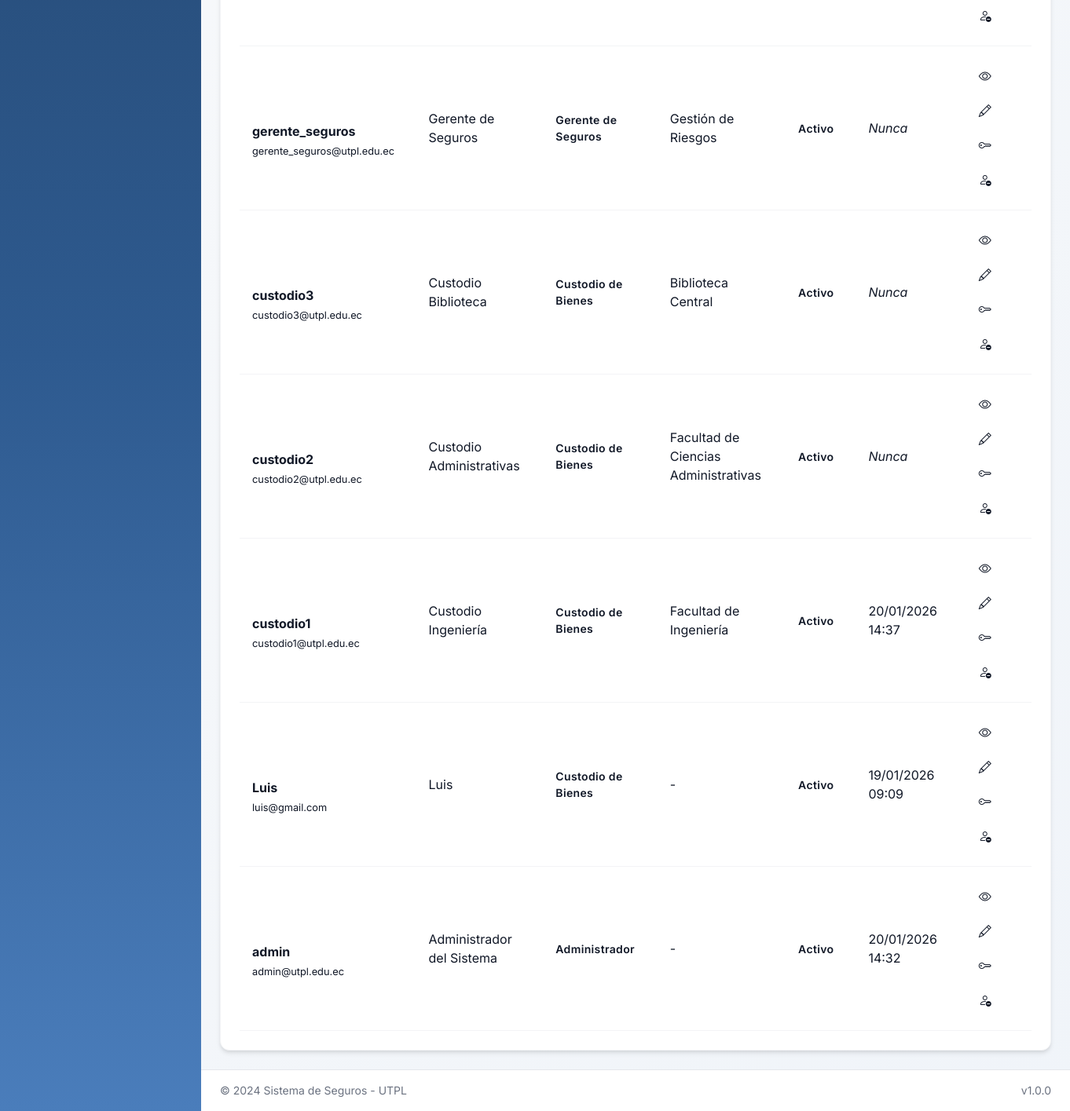
The page /accounts/users/ (signed in, lower part) on the database as committed earlier.
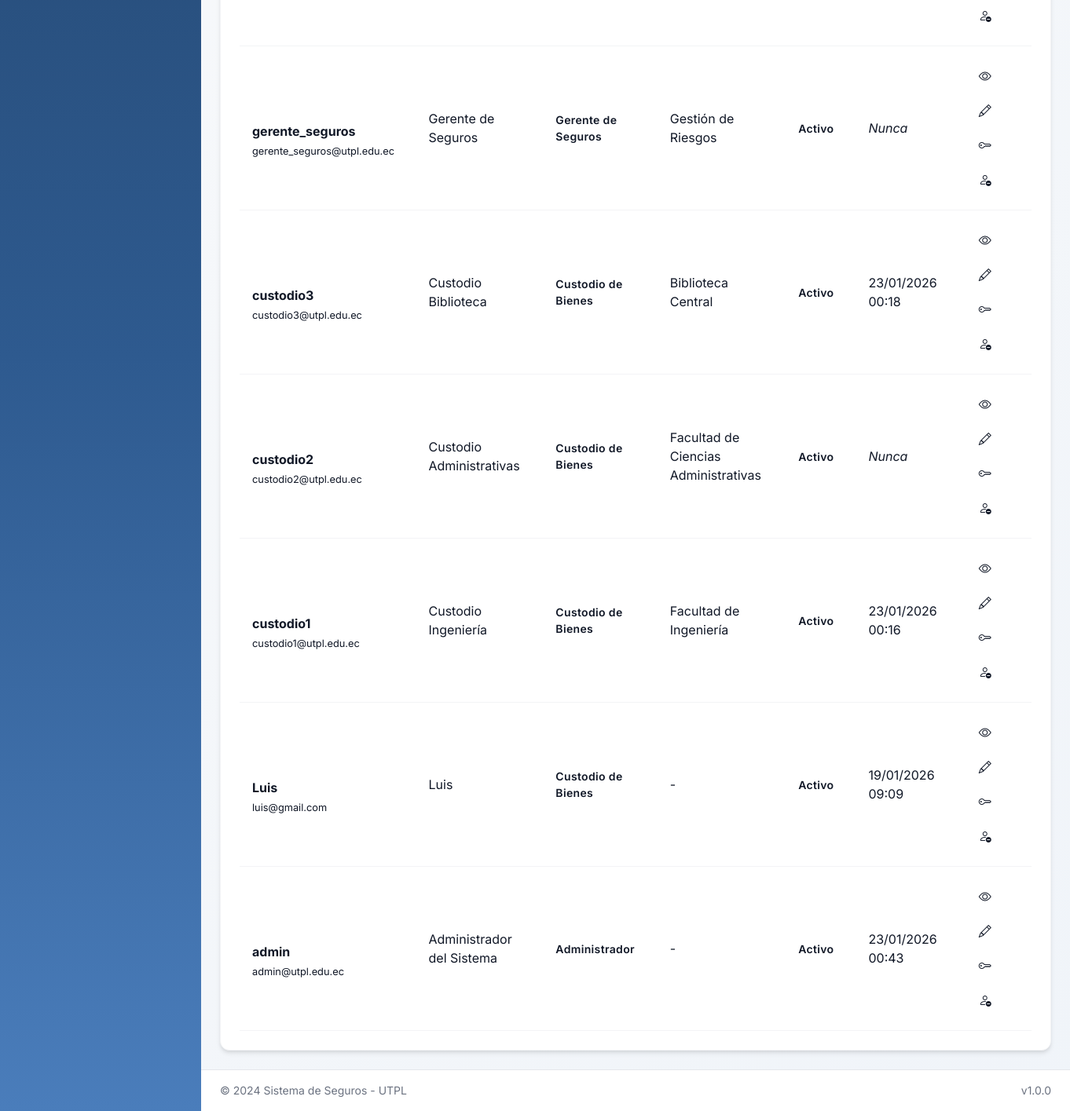
The same page on the database as committed later.
### accounts/models.py (models this page shows, shortened)
class UserProfile(AbstractUser):
    ROLE_CHOICES = [
        ('admin', _('Administrador')),
        ('insurance_manager', _('Gerente de Seguros')),
        ('requester', _('Custodio de Bienes')),
    ]
    full_name = models.CharField(
        _('Nombre completo'),
        max_length=255,
        blank=True
    )
    role = models.CharField(
        _('Rol'),
        max_length=20,
        choices=ROLE_CHOICES,
        default='requester'
    )
    department = models.CharField(
        _('Departamento'),
        max_length=100,
        blank=True
    )
    phone = models.CharField(
        _('Teléfono'),
        max_length=20,
        blank=True
    )
    created_at = models.DateTimeField(_('Fecha de creación'), auto_now_add=True)
    updated_at = models.DateTimeField(_('Fecha de actualización'), auto_now=True)
    class Meta:
        verbose_name = _('Perfil de Usuario')
        verbose_name_plural = _('Perfiles de Usuario')
        ordering = ['-created_at']
    def get_full_name(self):
        if self.full_name:
            return self.full_name
        return super().get_full_name() or self.username
    def get_role_permissions(self):
        permissions_map = {
            'admin': [
                'users_read', 'users_write', 'users_create', 'users_update', 'users_delete', 'users_manage',
                'policies_read', 'policies_write', 'policies_create', 'policies_update', 'policies_delete', 'policies_manage',
                'claims_read', 'claims_write', 'claims_update', 'claims_delete', 'claims_manage',
                'invoices_read', 'invoices_write', 'invoices_create', 'invoices_update', 'invoices_delete', 'invoices_manage',
                'assets_read', 'assets_write', 'assets_create', 'assets_update', 'assets_delete', 'assets_manage',
                'reports_read', 'reports_write', 'reports_create', 'reports_update', 'reports_delete', 'reports_manage',
                'insurance_companies_read', 'insurance_companies_write', 'insurance_companies_create', 'insurance_companies_update', 'insurance_companies_delete', 'insurance_companies_manage',
                'brokers_read', 'brokers_write', 'brokers_create', 'brokers_update', 'brokers_delete', 'brokers_manage',
                'settings_read', 'settings_write', 'settings_create', 'settings_update', 'settings_delete', 'settings_manage',
                'alerts_read', 'alerts_create', 'alerts_write', 'alerts_execute', 'alerts_delete'
            ],
            'insurance_manager': [
                'users_read',
                'policies_read', 'policies_write', 'policies_create', 'policies_update', 'policies_delete',
                'claims_read', 'claims_write', 'claims_update', 'claims_manage',
                'invoices_read', 'invoices_write', 'invoices_create', 'invoices_update',
                'assets_read',
                'reports_read',
                'insurance_companies_read', 'insurance_companies_write', 'insurance_companies_create', 'insurance_companies_update',
                'brokers_read', 'brokers_write', 'brokers_create', 'brokers_update'
            ],
            'requester': [
                'claims_read', 'claims_write', 'claims_create',
                'assets_read'  # Only their own assets
            ]
        }
        return permissions_map.get(self.role, [])
    def has_perm(self, perm, obj=None):
        if super().has_perm(perm, obj):
            return True
        if not self.is_active or not perm:
            return False
        codename = perm.split('.')[-1]
        return codename in self.get_role_permissions()
    def has_perms(self, perm_list, obj=None):
        return all(self.has_perm(perm, obj) for perm in perm_list)

### accounts/views.py (the view, shortened to what this page needs)
# urls.py: path('users/', views.user_list, name='user_list'),
@login_required
@permission_required('accounts.users_read', raise_exception=True)
def user_list(request):
    search_form = UserProfileSearchForm(request.GET)
    users = UserProfile.objects.all().order_by('-date_joined')
    if search_form.is_valid():
        search = search_form.cleaned_data.get('search')
        role = search_form.cleaned_data.get('role')
        is_active = search_form.cleaned_data.get('is_active')
        department = search_form.cleaned_data.get('department')
        if role:
            users = users.filter(role=role)
        if is_active:
            if is_active == 'active':
                users = users.filter(is_active=True)
            elif is_active == 'inactive':
                users = users.filter(is_active=False)
        if department:
            users = users.filter(department__icontains=department)
    paginator = Paginator(users, 25)  # Show 25 users per page
    page_number = request.GET.get('page')
    page_obj = paginator.get_page(page_number)
    context = {
        'page_obj': page_obj,
        'search_form': search_form,
        'total_users': users.count(),
    }
    return render(request, 'accounts/user_list.html', context)

### accounts/context_processors.py (called while the page is built, shortened)
def user_permissions(request):
    if request.user.is_authenticated and isinstance(request.user, UserProfile):
        unread_notifications_count = request.user.notifications.filter(is_read=False).count()
        recent_notifications = request.user.notifications.filter(is_read=False)[:5]
        return {
            'user_permissions': request.user.get_role_permissions(),
            'user_role': request.user.role,
            'user_full_name': request.user.get_full_name(),
            'unread_notifications_count': unread_notifications_count,
            'recent_notifications': recent_notifications,
        }

### templates/accounts/user_list.html (shortened to what the changed rows need)
{% extends 'base.html' %}
{% load static %}
{% block content %}
<div class="row">
    <div class="col-12">
        <div class="card">
            <div class="card-body">
                {% if page_obj %}
                <div class="table-responsive">
                    <table class="table table-hover">
                        <tbody>
                            {% for user in page_obj %}
                            <tr>
                                <td>
                                    <div class="d-flex align-items-center">
                                        <div class="avatar-circle bg-primary text-white me-2" style="width: 32px; height: 32px; border-radius: 50%; display: flex; align-items: center; justify-content: center; font-weight: bold;">
                                        </div>
                                        <div>
                                            <strong>{{ user.username }}</strong>
                                            <br>
                                            <small class="text-muted">{{ user.email }}</small>
                                        </div>
                                    </div>
                                </td>
                                <td>{{ user.get_full_name }}</td>
                                <td>
                                    <span class="badge bg-secondary">{{ user.get_role_display }}</span>
                                </td>
                                <td>{{ user.department|default:'-' }}</td>
                                <td>
                                    {% if user.is_active %}
                                        <span class="badge bg-success">Activo</span>
                                    {% else %}
                                        <span class="badge bg-danger">Inactivo</span>
                                    {% endif %}
                                </td>
                                <td>
                                    {% if user.last_login %}
                                        {{ user.last_login|date:"d/m/Y H:i" }}
                                    {% else %}
                                        <em class="text-muted">Nunca</em>
                                    {% endif %}
                                </td>
                                <td>
                                    <div class="btn-group" role="group">
                                        <a href="{% url 'accounts:user_detail' user.pk %}" class="btn btn-sm btn-outline-info" title="Ver detalles">
                                            <i class="bi bi-eye"></i>
                                        </a>
                                        {% if perms.accounts.users_write %}
                                        <a href="{% url 'accounts:user_edit' user.pk %}" class="btn btn-sm btn-outline-warning" title="Editar">
                                            <i class="bi bi-pencil"></i>
                                        </a>
                                        {% endif %}
                                        {% if perms.accounts.users_manage %}
                                        <a href="{% url 'accounts:user_change_password' user.pk %}" class="btn btn-sm btn-outline-secondary" title="Cambiar contraseña">
                                            <i class="bi bi-key"></i>
                                        </a>
                                        {% if user.is_active %}
                                        <a href="{% url 'accounts:user_toggle_active' user.pk %}" class="btn btn-sm btn-outline-danger" title="Desactivar" onclick="return confirm('¿Estás seguro de que deseas desactivar este usuario?')">
                                            <i class="bi bi-person-dash"></i>
                                        </a>
                                        {% else %}
                                        <a href="{% url 'accounts:user_toggle_active' user.pk %}" class="btn btn-sm btn-outline-success" title="Activar">
                                            <i class="bi bi-person-check"></i>
                                        </a>
                                        {% endif %}
                                        {% endif %}
                                    </div>
                                </td>
                            </tr>
                            {% endfor %}
                        </tbody>
                    </table>
                </div>
                {% else %}
                <div class="text-center py-5">
                    <i class="bi bi-people display-4 text-muted"></i>
                    <h5 class="mt-3">No se encontraron usuarios</h5>
                    <p class="text-muted">Intenta ajustar los filtros de búsqueda</p>
                </div>
                {% endif %}
            </div>
        </div>
    </div>
</div>
{% endblock %}

Rows that differ between the two databases and show on the page:
changed UserProfile "custodio3": last_login (not shown) → "23/01/2026 00:18"; no longer shows "Nunca"
changed UserProfile "custodio1": last_login "20/01/2026 14:37" → "23/01/2026 00:16"
changed UserProfile "admin": last_login "20/01/2026 14:32" → "23/01/2026 00:43"
